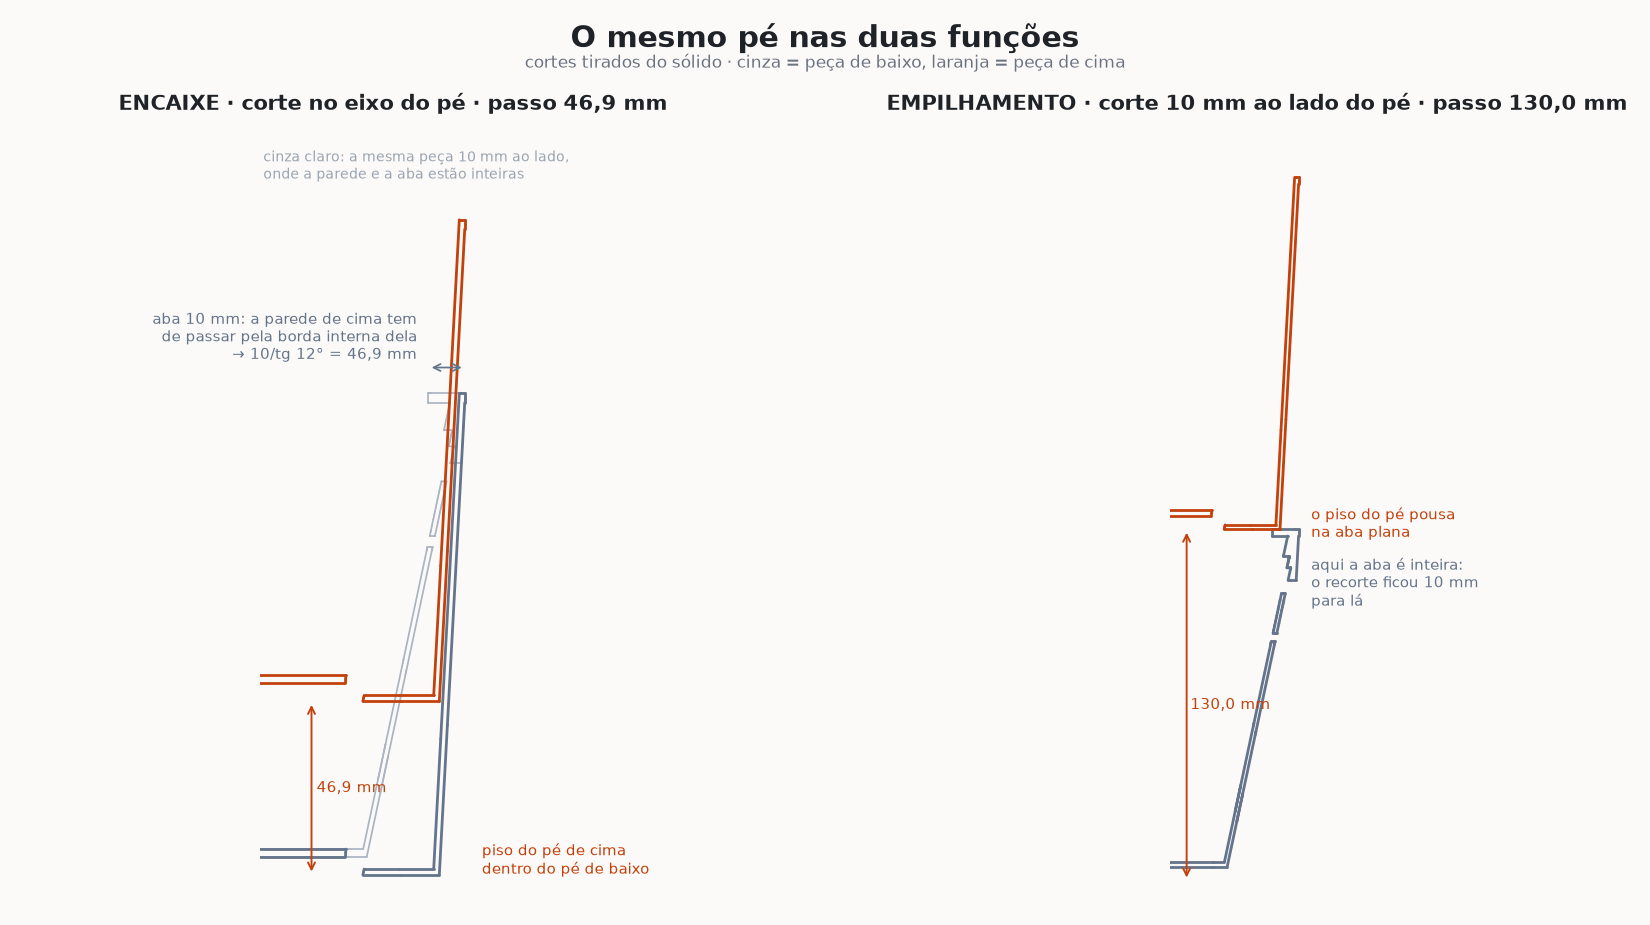

Write the Python code that produced this figure.
#!/usr/bin/env python3
"""Cortes 2D no eixo do pe, tirados do proprio solido.

O rasterizador 3D nao serve para isto: de perto a peca vira bloco de cor. Aqui
os segmentos vem de trimesh.intersections.mesh_plane, ou seja, sao o solido
cortado de verdade -- e o desenho que vai para o ferramenteiro.
"""
import os

import matplotlib
matplotlib.use("Agg")
import matplotlib.pyplot as plt
import numpy as np
import trimesh
from trimesh.intersections import mesh_plane

import modelo3d as M

DEST = os.path.dirname(os.path.abspath(__file__))
FUNDO, TINTA, GRIS = "#fbfaf8", "#1f2328", "#6b7280"
NOVO, CINZ = "#c2410c", "#64748b"
DESLOC, PASSO_E = 10.0, 130.0


def seg(m, y, dz=0.0):
    """Segmentos do corte em y, no plano x-z, deslocados dz em z."""
    s = mesh_plane(m, plane_normal=[0, 1, 0], plane_origin=[0, y, 0])
    if s is None or len(s) == 0:
        return np.zeros((0, 2, 2))
    out = s[:, :, [0, 2]].copy()
    out[:, :, 1] += dz
    return out


def desenha(ax, segs, cor, lw=1.6, alpha=1.0):
    for a, b in segs:
        ax.plot([a[0], b[0]], [a[1], b[1]], color=cor, lw=lw, alpha=alpha,
                solid_capstyle="round")


def cota(ax, x, z0, z1, txt, cor=NOVO, lado=1):
    ax.annotate("", xy=(x, z1), xytext=(x, z0),
                arrowprops=dict(arrowstyle="<->", color=cor, lw=1.1))
    ax.text(x + lado * 1.4, (z0 + z1) / 2, txt, color=cor, fontsize=8.6,
            va="center", ha="left" if lado > 0 else "right")


def main(pn):
    M.set_draft(12.0)
    arq = os.path.join(DEST, "cesto-aba.stl")
    if not os.path.exists(arq):
        from build123d import export_stl
        p, _ = M.cesto(aba=True)
        export_stl(p, arq)
    m = trimesh.load(arq)
    yc = sum(M.nerv_y()[1]) / 2

    fig, axs = plt.subplots(1, 2, figsize=(13.2, 7.4), facecolor=FUNDO)
    for ax in axs:
        ax.set_facecolor(FUNDO)
        ax.set_aspect("equal")
        ax.axis("off")

    # --- 1: ENCAIXE, corte no eixo do pe ---------------------------------
    ax = axs[0]
    # a 10 mm do eixo a peca esta inteira: e a referencia de onde ficam a
    # parede e a aba. No eixo do pe as duas estao vazadas pela cavidade.
    desenha(ax, seg(m, yc + DESLOC), "#aab4c2", lw=1.0)
    desenha(ax, seg(m, yc), CINZ)
    desenha(ax, seg(m, yc, pn), NOVO)
    ax.set_xlim(52, 124); ax.set_ylim(-6, 200)
    ax.set_title(f"ENCAIXE · corte no eixo do pé · passo {pn:.1f} mm"
                 .replace(".", ","), fontsize=12, color=TINTA, weight="bold",
                 pad=14)
    cota(ax, 66.0, 0.0, pn, f"{pn:.1f} mm".replace(".", ","))
    ax.text(112, 4, "piso do pé de cima\ndentro do pé de baixo", fontsize=8.4,
            color=NOVO, va="center", ha="left")
    ax.annotate("", xy=(M.LARG / 2, 137), xytext=(M.LARG / 2 - M.ABA_W, 137),
                arrowprops=dict(arrowstyle="<->", color=CINZ, lw=1.0))
    ax.text(M.LARG / 2 - M.ABA_W - 3, 138,
            "aba 10 mm: a parede de cima tem\nde passar pela borda interna "
            "dela\n→ 10/tg 12° = 46,9 mm",
            fontsize=8.4, color=CINZ, va="bottom", ha="right")
    ax.text(53, 196, "cinza claro: a mesma peça 10 mm ao lado,\nonde a "
            "parede e a aba estão inteiras", fontsize=8.2, color="#9aa4b2",
            va="top", ha="left")

    # --- 2: EMPILHAMENTO, corte 10 mm ao lado ----------------------------
    ax = axs[1]
    desenha(ax, seg(m, yc + DESLOC), CINZ)
    desenha(ax, seg(m, yc, PASSO_E), NOVO)
    ax.set_xlim(60, 124); ax.set_ylim(-6, 276)
    ax.set_title(f"EMPILHAMENTO · corte {DESLOC:.0f} mm ao lado do pé · "
                 f"passo {PASSO_E:.1f} mm".replace(".", ","), fontsize=12,
                 color=TINTA, weight="bold", pad=14)
    cota(ax, 66.0, 0.0, PASSO_E, f"{PASSO_E:.1f} mm".replace(".", ","))
    ax.text(112, 132, "o piso do pé pousa\nna aba plana", fontsize=8.4,
            color=NOVO, va="center", ha="left")
    ax.text(112, 120, "aqui a aba é inteira:\no recorte ficou 10 mm\npara lá",
            fontsize=8.4, color=CINZ, va="top", ha="left")

    fig.text(0.5, 0.975, "O mesmo pé nas duas funções",
             ha="center", va="top", fontsize=17, color=TINTA, weight="bold")
    fig.text(0.5, 0.942, "cortes tirados do sólido · cinza = peça de baixo, "
             "laranja = peça de cima", ha="center", va="top", fontsize=10,
             color=GRIS)
    fig.subplots_adjust(top=0.855, bottom=0.03, left=0.02, right=0.98)
    fig.savefig(os.path.join(DEST, "cortes.png"), dpi=125, facecolor=FUNDO)
    print("gerado cortes.png")


if __name__ == "__main__":
    main(46.9)
